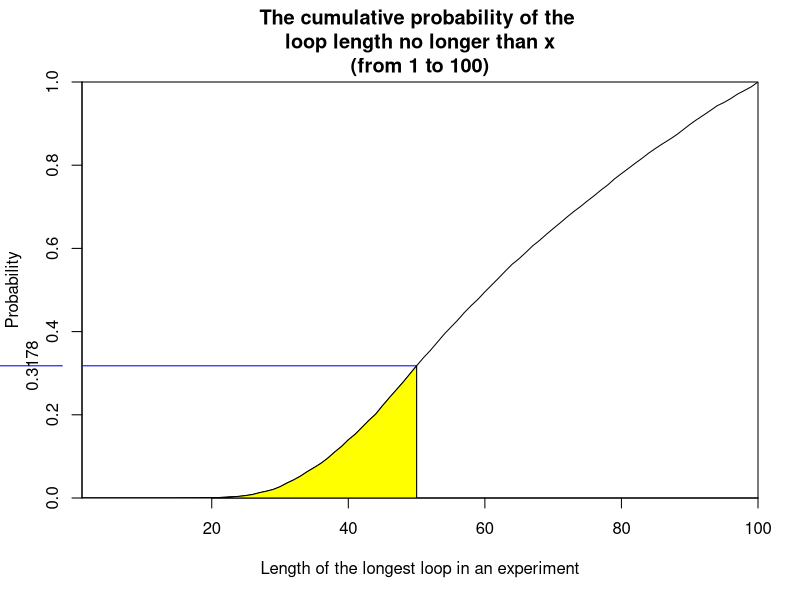
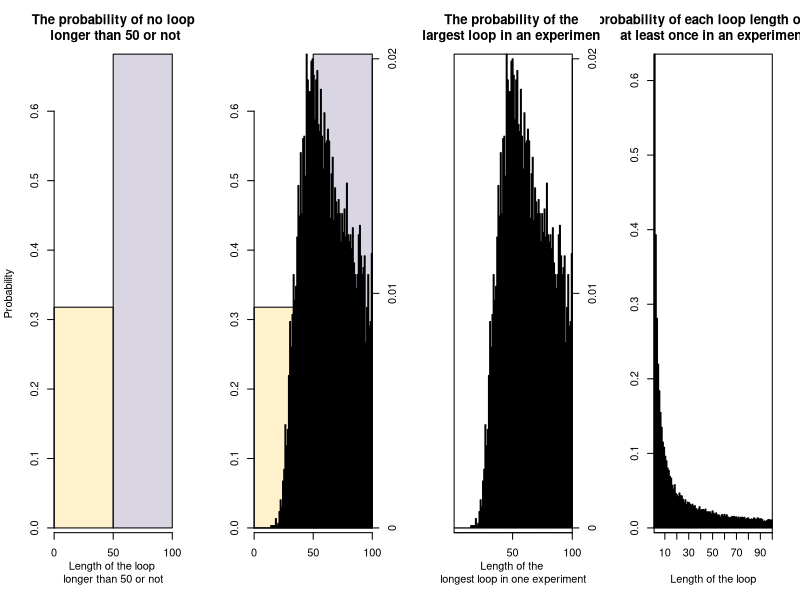

The R source for these figures, in order:
##### Group member: 
# Sixiang Cheng, s2437109; Ruishuo Cheng, s2305931; Qinxuan Li, s2299101

# github repo's address: https://github.com/lavacakeC/SP_Groupwork_2.git

# We reviewed the topic together, understood the meaning of the topic. After roughly understanding the logic of the topic, we drew a flow chart to organize our ideas. According to the flow chart, Pone and Pall functions were written together and the relevant results were calculated to explore the surprising aspects of this problem. Sixiang completed the dloop function according to the ideas of the first two questions and calculated the results with examples. 
# After debug, together, we discussed the surprising aspects of this problem. After the preliminary code is determined, we have optimized and adjusted the code and integrated the code. Finally, in the visualising, to visualise the probabilities sensibly, we discussed many different ideas for plotting plots to show the success rate. Qinxuan and Ruishuo proposed ideas and gave their own understanding. Sixiang implemented them with codes and finally chose the most intuitive way
# Ruishuo and Qinxuan each undertake about 30% of the work,Sixiang undertake about 40% of the work

# Aim: There are 2n prisoners, 2n boxes, 2n cards with numbers from 1 to 2n, and a card is randomly placed in each box, using different strategies to simulate that each of them can be found in n attempts to open the box Probability of own corresponding number
# Strategy: For strategy 1, the prisoner is the first to open the box with their number. If the card number in the box is the same as the prisoner's number, it is successful. If they do not, the box with the card number is opened again. Strategy 2 is similar with strategy, just first box is randomly selected. Strategy 3 is every box is randomly selected.

# write the function "first_card" to determine the number of the card in the first box each prisoner opened when they enter the room 
# the inputs of function are: n(half of the total number of prisoners, cards and boxes), k(the prisoner's number), strategy(1 is that each prisoner first open the box corresponding to their prisoner number, if the card's number in the box is the prisoner's number, the prisoner succeeds. If the card's number is not the prisoner's number, open the next box corresponding to the card's number; 2 is similar with strategy 1, just the first box opened randomly; 3 is all the boxes opened randomly), card(the boxes' number)
# the output "card_find" is first card's number in the box they first choose
first_card <- function(n, k, strategy, card) {
  # use "if...else if..." conditional statement to assign value to "card_find"
  if (strategy == 1) {
    card_find <- card[k]
  }
  else if (strategy == 2) {
    # using sample funtion to select 1 number among 2n randomly
    card_find <- card[sample(c(1:(2*n)), 1)]
  }
  return(card_find)
}

# write the function "strategy_1_2" to determine whether the prisoner go free or not under the strategy 1 and 2
# the inputs of function are: n,k,card(same as function "first_card"); card_find(the output of the function "first_card")
# the output of the function is TRUE or FALSE, which means the prisoner go free or not
strategy_1_2 <- function(n, k, card, card_find) {
  Find_or_not <- FALSE
  # using for loop to implement that each time prisoner try, the prisoner open the box which number is corresponding to the card's number they see in the last box
  for (prisoner_try in 1:n) {
    # if statement is to implement when the prisoner find the number in the card corresponding their own number
    if (card_find == k) {
      # when if statement execution,Find_or_not changes to TRUE, then use break statement to jump out of the loop
      Find_or_not <- TRUE
      break
    }
    # when if statement not execution, the variable card_find reloads the value of card[card_find] 
    card_find <- card[card_find]
  }
  return(Find_or_not)
}

# write a function "strategy_3" simulation strategy 3 that the prisoner randomly chooses to open the box n times.
# the inputs of this funtion are n(the number of times can open the box, half number of total prisoners), k(prisoner's number), card(the box's number)
# the ouput is True or False, True means successfully find a card number in box that mach prisoner's number. False means didn't find number in the box that mach prisoner's number
# at this funtion, using sample function to randomly assign n numbers from 1 to 2n to simulate the value of opening n box each time. When one of the numbers is the same as the prisoner's number(k), the value corresponding to that array position becomes TRUE. Otherwise the value becomes FALSE. Then using sum funtion to calculate whether there have TRUE value in the array(1 occurs at most once)
strategy_3 <- function(n, k, card) {
  return(sum(k == card[sample(c(1:(2*n)), n)]) != 0)
}

# write the function "Pone" to estimate the probability of a single prisoner go free successfully under the chosen strategy
# the inputs of function are: n,k,strategy(same as above), nreps(the number of replicate simulations to run)
# the output of function is the probability of a single prisoner success under the chosen strategy
Pone <- function(n, k, strategy, nreps = 10000) {
  # First initialize some values that the function needs to call
  # the number of 2n prisoners is assigned successively, and then the escape_num value is set to 0 to calculate the number of successful escapes
  prisoner <- c(1:(2*n))
  escape_num <- 0
  
  # for loop is used to simulate the experiment nreps times
  for (rep in 1:nreps) {
    # Variable Initialization in loop. In each experiment, the card variable was randomly assigned from the prisoner variable
    card <- sample(prisoner)
    # When using strategy 1 or 2, use the first_card function to extract the number of the card each time the box is opened and assign that number to card_find
    if (strategy == 1 | strategy == 2) {
      card_find <- first_card(n, k, strategy, card)
      # The strategy_1_2 function is then called to determine if the card number is equal to the prisoner and return TRUE or FALSE. The escape_num is added to the return value of the different strategy functions to calculate the prisoner's success in finding the box containing his number
      escape_num <- escape_num + strategy_1_2(n, k, card, card_find)
    }
    # If strategy 3 is used, strategy_3 function is directly called
    else if (strategy == 3) {
      escape_num <- escape_num + strategy_3(n, k, card)
    }
    
  }
  # The probability of success was calculated by dividing the number of successes by nreps
  return(escape_num/nreps)
  
}

# test when n=5, which means there are 10 prisoners, estimate the probability of first prisoner go free successfully under the chosen strategy
Pone(5, 1, 1, 10000)
Pone(5, 1, 2, 10000)
Pone(5, 1, 3, 10000)

# test when n=50, which means there are 100 prisoners, estimate the probability of first prisoner go free successfully under the chosen strategy
Pone(50, 1, 1, 10000)
Pone(50, 1, 2, 10000)
Pone(50, 1, 3, 10000)


# write the function "Pall" to estimate the probability of all prisoners go free successfully under the chosen strategy
# the inputs of the function are n, strategy and nreps
# the output of function is the probability of all prisoners success by chosen different strategy
# The main idea of Pall function is very similar to that of Pone function, however, the pone function only targets one prisoner in each experiment, and the pall function considers whether all prisoners escape in each experiment
Pall <- function(n, strategy, nreps = 10000) {
  prisoner <- c(1:(2*n))
  success_escape <- 0
  
  for (rep in 1:nreps) {
    
    card <- sample(prisoner)
    escape_num <- 0
    
    # The main difference is that another for loop is embedded in the for loop to simulate that all prisoners enter the room in one of experiments. If one of the prisoners fails in each experiment, the strategy function referenced will return FALSE.
    for (k in 1:(2*n)) {
      # This part's logical is similar with the pone function 
      if (strategy == 1 | strategy == 2) {
        card_find <- first_card(n, k, strategy, card)
        Find_or_not <- strategy_1_2(n, k, card, card_find)
        # if one of the prisoner not run successfully, means all prisoner not run out successful. Use the if statement to determine when (! If find_or_not) is TRUE (meaning find_or_not is false), the condition fires, using a break statement to jump out of the current loop and making no changes to escape_num
        if (!Find_or_not) {break}
        escape_num <- escape_num + 1
      }
      # This part's logical is similar with the pone function 
      else if (strategy == 3) {
        Find_or_not <- strategy_3(n, k, card)
        if (!Find_or_not) {break}
        escape_num <- escape_num + 1
      }
    }
    # After 2n cycles, determine whether escape_num is equal to 2n (if it is equal to 2n, every prisoner has successfully escaped). This judgment returns true or false, counts the number of successes using success_escape, and returns its success probability
    success_escape <- success_escape + (escape_num == (2*n))
    
  }
  return(success_escape/nreps)
  
}

# when n=5, which means there are 10 prisoners, estimate the probability of all prisoners go free successfully under the chosen strategy in one experiment
Pall(5, 1, 10000)
Pall(5, 2, 10000)
Pall(5, 3, 10000)

# when n=50, which means there are 100 prisoners, estimate the probability of all prisoners go free successfully under the chosen strategy in one experiment
Pall(50, 1, 10000)
Pall(50, 2, 10000)
Pall(50, 3, 10000)

# remarks: when the number of prisoners is large enough, the probability of all escaping should be about zero, for example, when n = 50, the probability of all success should be (1/2)^100, however, when we use strategy 1, the probability of success becomes about 30%.
# remarks: using the Pone function, our results show that strategy 2 have a success rate of nearly 40%, Strategy 1 and strategy 3 both have a success rate of about 50%; In the Pall function, strategies 2 and 3 have an extremely small probability of success only when n is small, and the success rate approaches zero when n becomes large. However, the success rate of strategy 1 is independent of the size of n, which is the most surprising thing
# remarks: our understanding is that strategy 1 is for the whole population, so the number of individuals in the whole population does not affect the final output, but the strategy 2 and 3 calculate the probability of the whole population on an individual basis, so the number of individuals in the whole population will affect the final output

# Write a dloop function to calculate and record the probability of each loop length. It is worth noting that each loop length has the probability of appearing more than once in an experiment
# the inputs are n and nreps
# the outputs is prob(2n-vector of probabilities)
dloop <- function(n, nreps) {
  
  # First define variable "occur" and "box" that both create a vector that length is 2n
  occur <- vector(length = 2*n)
  box <- c(1:(2*n))
  
  # In the nreps' loop, we randomly assign the box value to the card in each loop, and then create a vector tmp to store which loop length occurs at least once. If a loop length occurs, then assign the corresponding position of the tmp vector as 1, which indicates that loop length occurs at least once in that experiment.
  for (try in 1:nreps) {
    card <- sample(box)
    tmp <- vector(length = 2*n)
    # Loop k from 1 to 2n, assigning card_find the K'th value of card on each loop.
    for (k in 1:(2*n)) {
      card_find <- card[k]
      # try_k is placed in 2n loops to locate the length of each loop length when the prisoner successfully finds his number card
      for (try_k in 1:(2*n)) {
        # When successful, tmp is added by 1 and the loop is broken out
        if(card_find == k) {
          tmp[try_k] <- 1
          break
        }
        # If it is not found successfully, it reassigns card_find and loops again
        card_find <- card[card_find]
      } 
      
    }
    # Use the occur cycle to record the number of successful nreps, and finally return the probability of success 
    occur <- occur + tmp
  }
  # Calculate the probability
  prob <- occur/nreps
  return(prob)
}

# This part we are trying to using dloop function to calculate the number of occurrences of the longest loop length when n equals 50 and calculate it into probability after loop 10000 times. Finally, the cumulative probability is plotted. We used different ideas to visualize. Finally, we chose a plot that best explains probability. The codes of other plots are attached at the end for reference
# set the vector which is used to contain the largest loop length of each experiment and sum them.
largest <- vector(length = 100)

#try 10000 times
for (i in 1:10000) {
  #use dloop to simulate if or not the length of a certain loop occuring at least once in one experiment.
  tmp <- dloop(50,1)
  #Find the number of loop length occuring in the above dloop function.
  index <- c(1:100)
  index <- index[tmp == 1]
  #Find the largest loop length and accumulate it into the largest vector.
  largest[max(index)] <- largest[max(index)] + 1
}

#calculate the probabilities of each loop length o be the largest loop length in an experiment.
prob_largest_onetime <- largest/10000
#calculate the cumulative probabilities of each loop length to be the largest loop length in an experiment.
prob_largest_onetime_cumulative <- vector(length = 100)
for (i in 1:100) {
  prob_largest_onetime_cumulative[i] <- sum(prob_largest_onetime[1:i])
}

#plot the cumulative probabilities
plot(prob_largest_onetime_cumulative, type = "l"
     , xaxs = "i"
     , yaxs = "i"
     , xlab = "Length of the longest loop in an experiment"
     , ylab = "Probability"
     , main = "The cumulative probability of the \nloop length no longer than x\n(from 1 to 100)")
lines(c(50, 50), c(0, prob_largest_onetime_cumulative[50]), col = "blue")
lines(c(0, 50), c(prob_largest_onetime_cumulative[50], prob_largest_onetime_cumulative[50]), col = "blue")
axis(2, prob_largest_onetime_cumulative[50], prob_largest_onetime_cumulative[50]
     , col = "blue"
     , tck = -0.15
     , line = 1)

#color the region (length <=50)
region_x <- c(1, 1:50, 50)
region_y <- c(0, prob_largest_onetime_cumulative[1:50], 0)
polygon(region_x, region_y, density = -1, col = "yellow")


############################################################################################################################
### Other way of visualising the probabilities ###
# We think the previous plot is enough to visualising the probabilities that there is 
# no loop longer than 50 in a random reshuffling of cards to boxes. 
# The plots below are different ways of showing that probabilities. 
# If the previous plot makes sense, you could stop here and not use the code below
# Please zoom the plot

prob_no_longer_50 <- sum(largest[1:50])/10000
prob_of_each_length <- dloop(50,10000)

color1 <- c(rgb(255,220,126,100, maxColorValue = 255), rgb(158,148,182,100, maxColorValue = 255))
color2 <- c(rep(rgb(254,212,152,200, maxColorValue = 255),50), rep(rgb(158,148,182,200, maxColorValue = 255), 50))

par(mfcol = c(1, 4))
barplot(c(prob_no_longer_50, 1- prob_no_longer_50), space = 0
        , col = color1, xaxs="i"
        , xlab = "Length of the loop \nlonger than 50 or not"
        , ylab = "Probability"
        , main = "The probability of no loop\n longer than 50 or not")
axis(1, c(0,1,2), c(0,50,100))

barplot(c(prob_no_longer_50, 1- prob_no_longer_50), space = 0, col = color1, xaxs="i")
axis(1, c(0,1,2), c(0,50,100))
par(new = TRUE)
barplot(prob_largest_onetime, col = color2, xaxs = "i", yaxt = "n", xaxt = "n")
axis(4, seq(0,0.025,0.01), seq(0,0.025,0.01))

plot(c(1:100), xaxs = "i", type = "n", xlab = "", ylab = "", yaxt = "n", xaxt = "n"
     , main = "The probability of the \nlargest loop in an experiment")
axis(1, seq(0,100,50), seq(0,100,50))
par(new = TRUE)
barplot(prob_largest_onetime, col = color2, xaxs = "i", yaxt = "n"
        , xlab = "Length of the \nlongest loop in one experiment")
axis(4, seq(0,0.025,0.01), seq(0,0.025,0.01))

plot(c(1:100), xaxs = "i", type = "n", xlab = "", ylab = "", yaxt = "n", xaxt = "n")
axis(1, seq(0,110,10), seq(0,110,10))
par(new = TRUE)
barplot(prob_of_each_length, xaxs = "i", xlab = "Length of the loop"
        , col = rgb(254,212,152,200, maxColorValue = 255)
        , main = "The probability of each loop length occurring \nat least once in an experiment")
